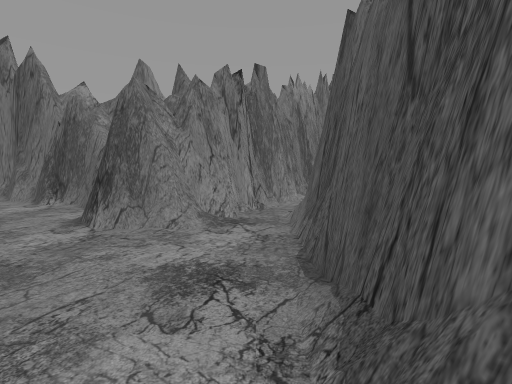
view 1 (above)

22 first-person views from a walk through a 3-D level made in the Unity game engine. The camera is 1.3 m above the floor, tilts 6° down and sees 85° across. The floor is counted in squares, 1 m on a side. Each view is taken from the middle of a square. On the plan, view 1 faces up. The plan holds only what a view shows up to about 13 squares ahead; the rest is blank. The place goes on beyond the plan. The player is left out. Some surface patterns are stand-ins.

view 2
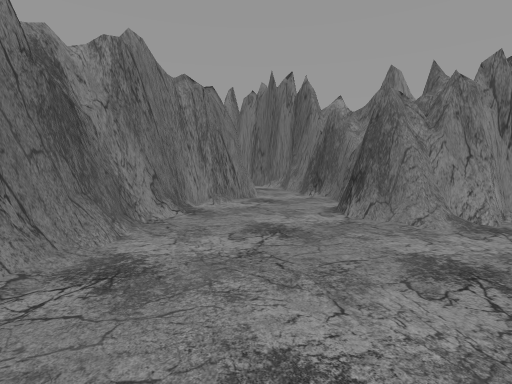

view 3
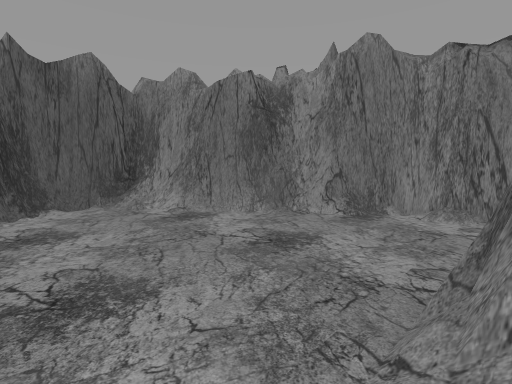

view 4
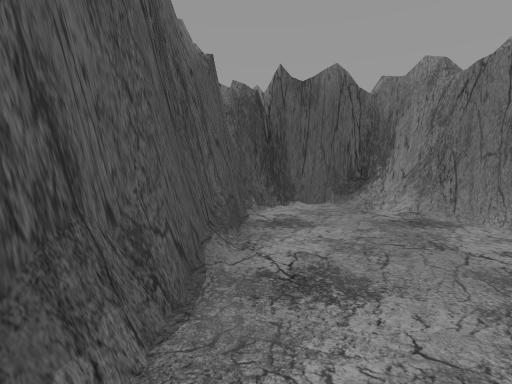

view 5
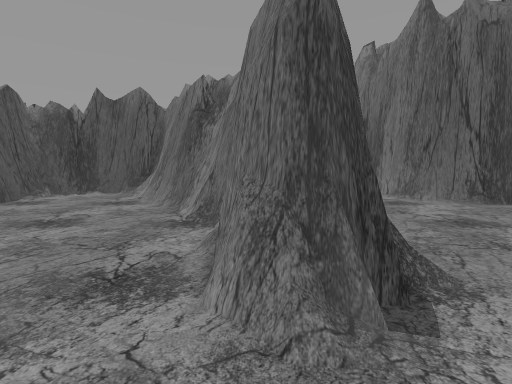

view 6
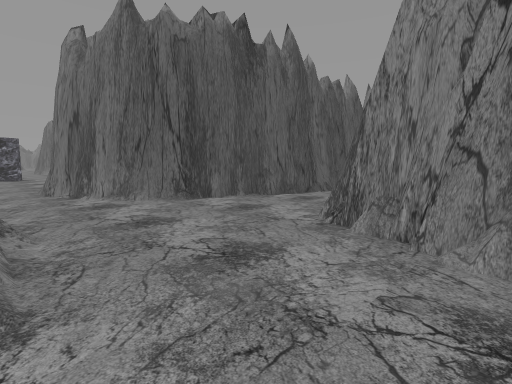

view 7
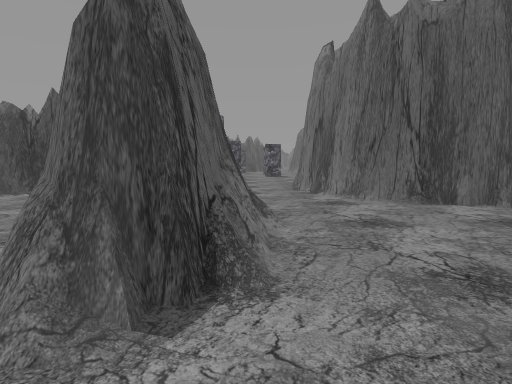

view 8
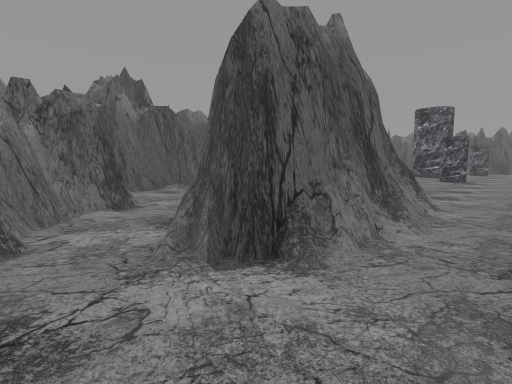

view 9
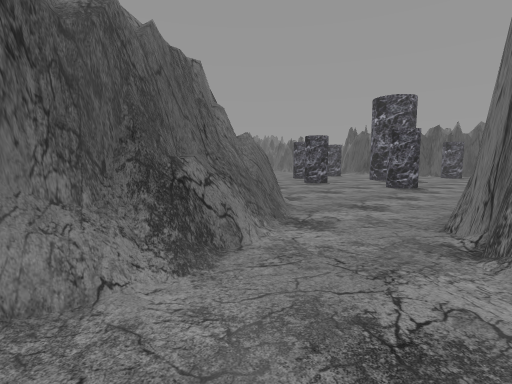

view 10
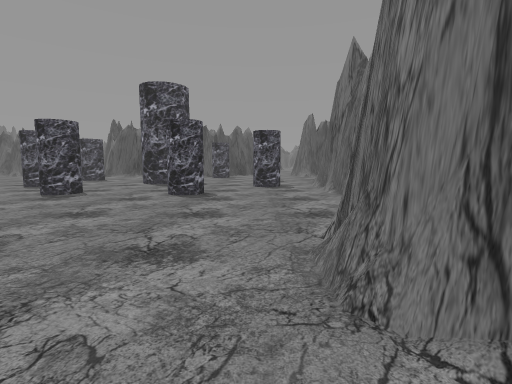

view 11
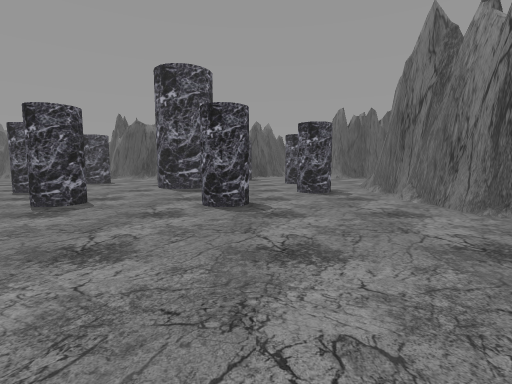

view 12
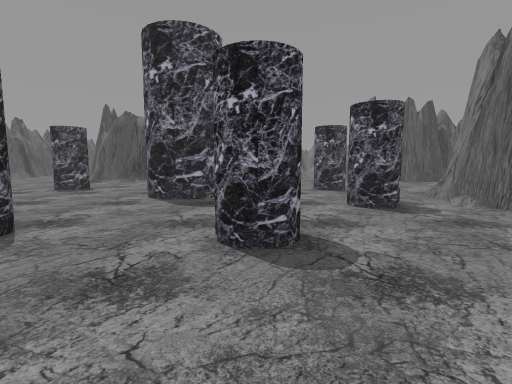

view 13
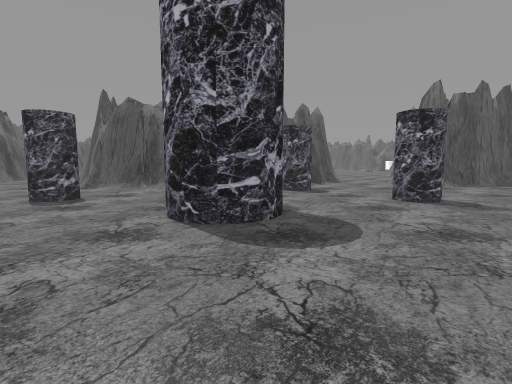

view 14
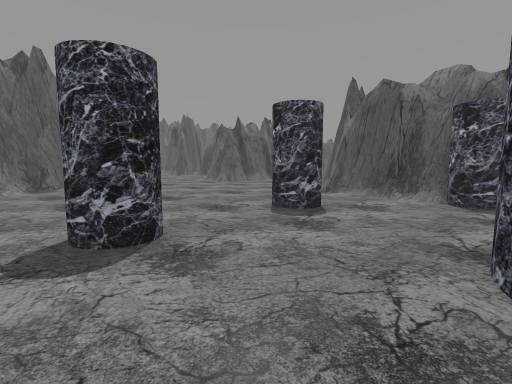

view 15
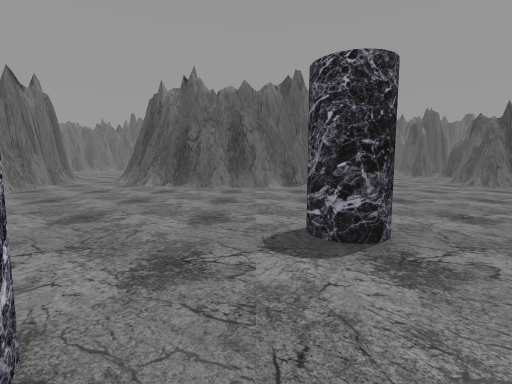

view 16
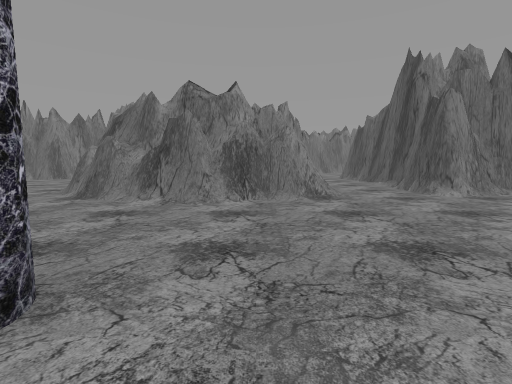

view 17
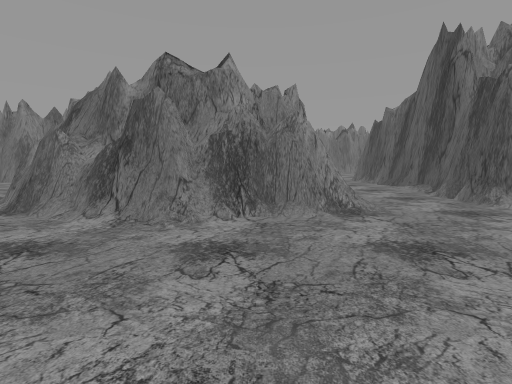

view 18
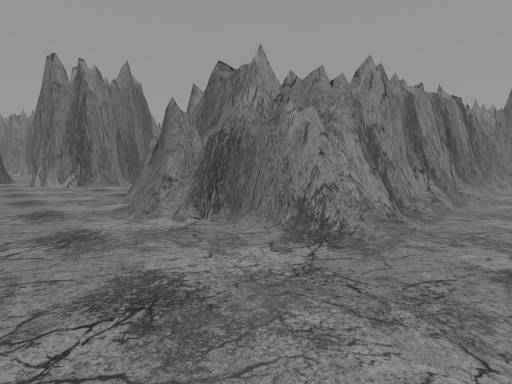

view 19
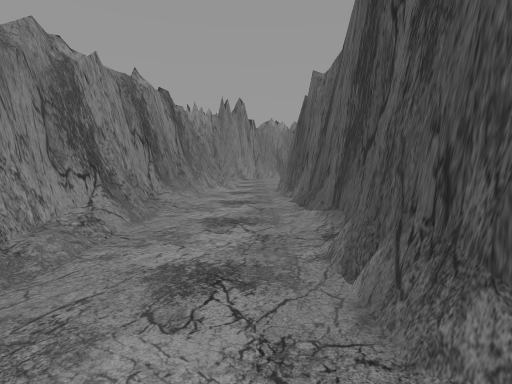

view 20
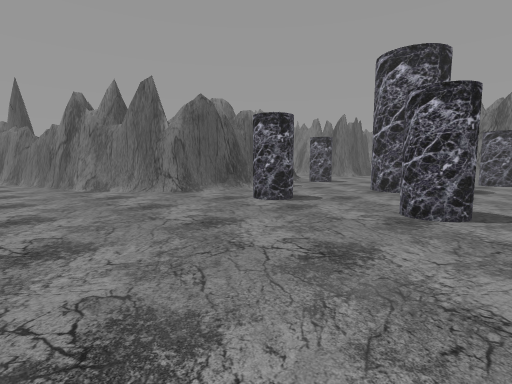

view 21
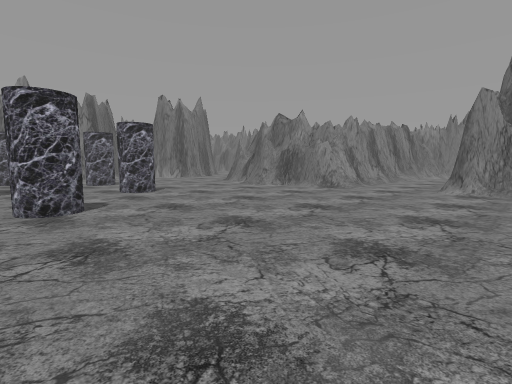

view 22
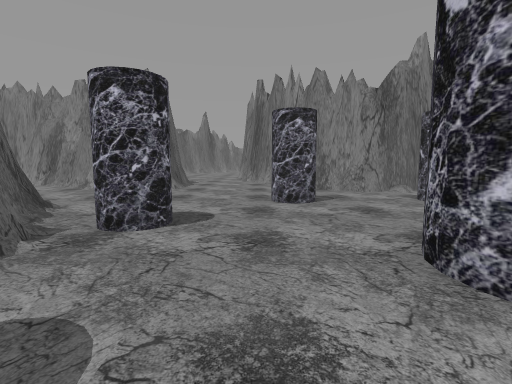

### Floor plan
Key: @ floor where view 1 was taken; # wall or solid block; . floor; / step, stairs or slope; = window, fence, low wall or low ledge; C column.
Columns run from 17 left of view 1 to 10 right of it. Each row starts with its distance up from view 1.
  9   ##.. ...####
  8   #.........##  ###
  7  ##.....#=...####.# ##..##
  6  #.....=##...###=.# #=..##
  5 .......=##........# ##..##
  4 .......###........# #/...#
  3 .......=###.......# #/...#
  2 .......=###.......# #/...#
  1 #......=####......###....#
  0 ###....=#  ##....@###....#
 -1   ##...###  ##....##/....#
 -2    ##...##  ##/..###/...##
 -3     #...=#  ########/...##
 -4     ##...######### #=...####
 -5      #....##########=....##.
 -6      #.....==######=.......
 -7      .........==...........
 -8     ........................
 -9     ........................
-10    .........................
-11   ..........................
-12   #.........................
-13   #......C....C.............
-14   #.....CCC...CC............
-15   #=........................
-16   #.........................
-17   #..CC...........C.........
-18   #..CC...........CC........
-19   #........###..............
-20  ##........###.............
-21   .........###.............
-22   ...CC...........C........
-23   ...CC...........CC.......
-24  .................C........
-25 ...........................
-26 .........CC...CC...........
-27   .....   C.. C#####.......
-28         ..##     ####.....
-29       ...##         ##....
-30       .###           #=...

Positions as (right, up) in squares from view 1, and headings:
1: (0, 0), facing up
2: (0, -1), facing up-left
3: (0, 6), facing down-left
4: (0, 6), facing down
5: (-8, 9), facing down
6: (-10, 9), facing down-left
7: (-10, 9), facing down
8: (-12, 9), facing down-right
9: (-13, 2), facing down-right
10: (-11, -2), facing down
11: (-9, -5), facing down
12: (-8, -9), facing down
13: (-6, -13), facing down
14: (-4, -16), facing down-right
15: (-4, -16), facing right
16: (0, -16), facing up
17: (0, -13), facing up
18: (5, -10), facing up-left
19: (6, -6), facing up
20: (9, -16), facing down-left
21: (10, -19), facing up-left
22: (-2, -24), facing left
